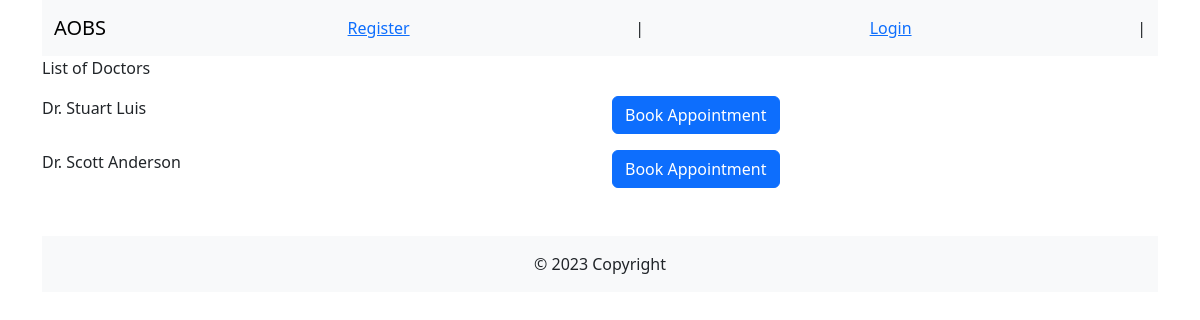
The app's page /appointment/doctors/ with its own data.
### users_app/models.py (models this page shows, shortened)
class Doctor(models.Model):
    user = models.OneToOneField(User, on_delete=models.CASCADE)
    type = models.ForeignKey(DoctorType, on_delete=models.PROTECT)
    licence_valid = models.BooleanField(blank=False)
    dob = models.DateField(blank=False)
    home_address = models.CharField(max_length=256, blank=False)
    home_phone = models.CharField(max_length=20, blank=False)

### appointments_app/views.py (the view)
# urls.py: path('doctors/', views.doctor_list_view, name='doctor_list_view'),
def doctor_list_view(request):
    query_set = Doctor.objects.only('user')
    return render(request, "list_doctors.html", context={'doctors_list': query_set})

### appointments_app/templates/list_doctors.html (shortened to what this page needs)
{% extends "./base.html" %}
{% block content %}
<div class="row">
    <p2> List of Doctors </p2>
</div>
    {% for doctor in doctors_list %}
    <div class="row mt-3">
        <div class="col">
            Dr. {{ doctor.user.first_name }} {{ doctor.user.last_name }}
        </div>
        <div class="col">
            <button type="button" class="btn btn-primary" onclick="onClick('{{ doctor.pk }}', this)">Book Appointment</button>
        </div>
    </div>
    {% endfor %}
{% endblock %}

### records on screen
Doctor: user.first_name "Stuart", user.last_name "Luis"
Doctor: user.first_name "Scott", user.last_name "Anderson"
